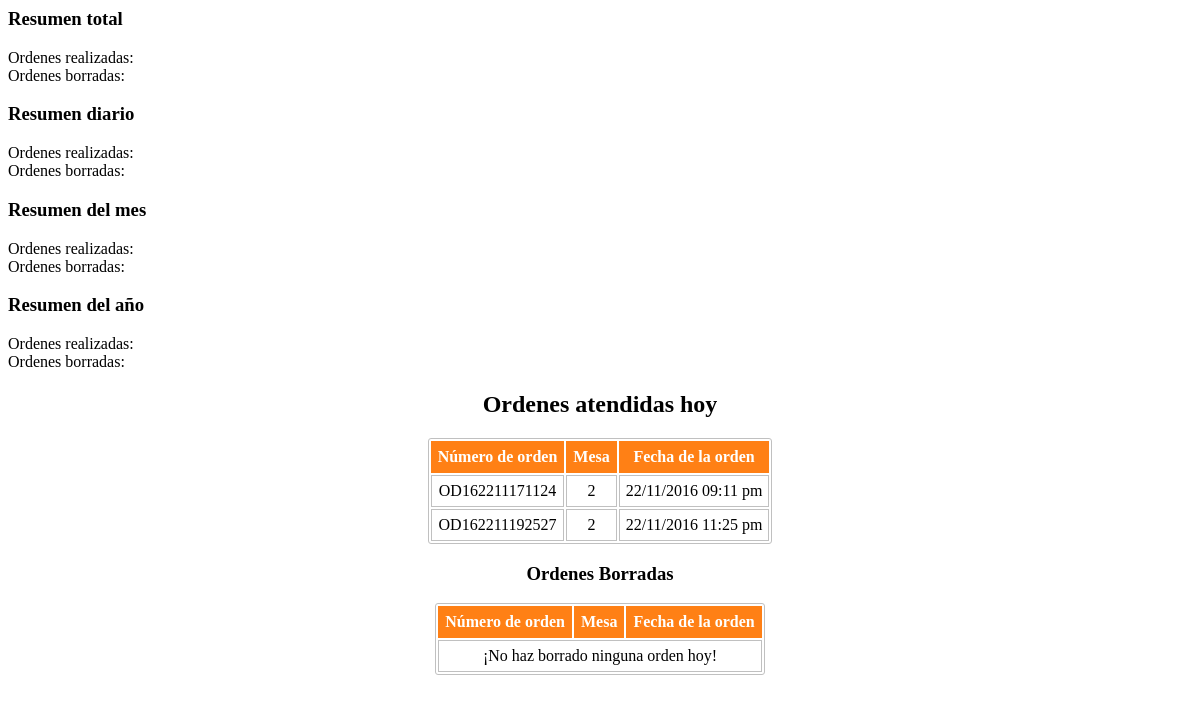
Page /funciones/funcionP0201.php (signed in) on the committed database.
### tables this page shows
CREATE TABLE IF NOT EXISTS `data13` (
  `IdOrden` varchar(14) NOT NULL COMMENT 'Numero de Orden',
  `Mesa` int(11) NOT NULL COMMENT 'Numero de Mesa',
  `FechaDePedido` timestamp NOT NULL DEFAULT CURRENT_TIMESTAMP COMMENT 'Fecha de Pedido',
  `Estatus` int(1) NOT NULL COMMENT 'Estado del pedido',
  `UsuarioOrdena` varchar(7) NOT NULL COMMENT 'Usuario que hace la orden.'
);

### funciones/funcionP0201.php (the view, shortened to what this page needs)
<h3>Resumen total</h3>
Ordenes realizadas: <span id="CanTotalOrden"></span><br>
Ordenes borradas: <span id="CanTotalOrdenDelete"></span>
<h3>Resumen diario</h3>
Ordenes realizadas: <span id="CanOrde"></span><br>
Ordenes borradas: <span id="CanOrDelete"></span>
<h3>Resumen del mes</h3>
Ordenes realizadas: <span id="OrdenMes"></span><br>
Ordenes borradas: <span id="OrdenMesDelete"></span>
<h3>Resumen del año</h3>
Ordenes realizadas: <span id="OrdenYear"></span><br>
Ordenes borradas: <span id="OrdenYearDelete"></span>
<center><h2>Ordenes atendidas hoy</h2></center>
<table class="Ordenes">
	<thead>
		<tr>
			<th>Número de orden</th>
			<th>Mesa</th>
			<th>Fecha de la orden</th>
		</tr>
	</thead>
<?php
$DataU01 = $_SESSION['idtbr'];
$toda01 = date("Y-m-d")." 00:00:00";
$toda02 = date("Y-m-d")." 23:59:59";
$SQL01 = "select * from data13 where UsuarioOrdena='$DataU01' and FechaDePedido>='$toda01' and FechaDePedido<'$toda02' ";
$SQL01 = mysql_query($SQL01);
while($ROW01 = mysql_fetch_object($SQL01)){
	$fechai = date_create_from_format("Y-m-d H:i:s",$ROW01->FechaDePedido);
	$fecha = date_format($fechai, 'd/m/Y h:i a');
	$fechat = date_format($fechai, 'Y-m-d');
	if ($fechat==date("Y-m-d")) {
		$class = "SecondOptionUser";
	}
	else{
		$class = "IdOrdenUser";
	}
	echo "<tr class='$class' data='$ROW01->IdOrden'>";
	echo "<td>$ROW01->IdOrden</td>";
	echo "<td>$ROW01->Mesa</td>";
	echo "<td>$fecha</td>";
	echo "</tr>";
}
?>
</table>
<center><h3>Ordenes Borradas</h3></center>
<table class="OrdenesBorradas">
	<thead>
		<tr>
			<th>Número de orden</th>
			<th>Mesa</th>
			<th>Fecha de la orden</th>
		</tr>
	</thead>
<?php
$iterator2=0;
?>
<?php
if ($iterator2==0) {
	echo "<tr><td colspan='3'>¡No haz borrado ninguna orden hoy!</td></tr>";
}
?>
</table>

### funciones/funcionP0201.php (style rules this page uses)
.Ordenes, .OrdenesBorradas { border: 1px solid silver; cursor: default; border-radius: 3px; text-align: center; margin: 0 auto; }
.Ordenes td, .OrdenesBorradas td { border: 1px solid silver; padding: 6px; }
.Ordenes thead, .OrdenesBorradas thead { background-color: #FF8015; color: white; }
.Ordenes thead th, .OrdenesBorradas thead th { padding: 7px; }

### rows in the picture
data13: IdOrden "OD162211171124", Mesa "2", FechaDePedido "22/11/2016 09:11 pm"
data13: IdOrden "OD162211192527", Mesa "2", FechaDePedido "22/11/2016 11:25 pm"
